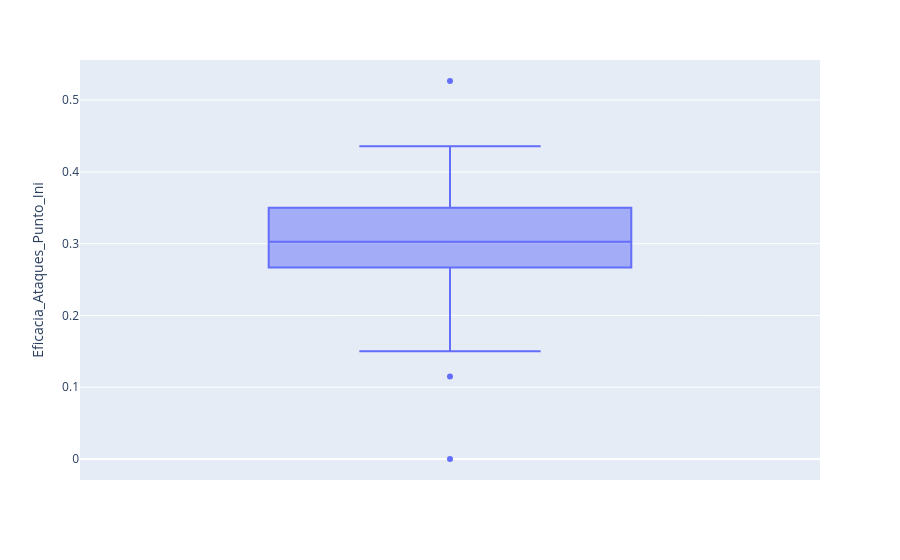

Notebook cell for this chart:
### Code cell
px.box(df_equipos, y = 'Eficacia_Ataques_Punto_Ini')

### Figure 1 — Plotly figure (JSON) as saved in the notebook; plotly's stock layout.template omitted (floating-point values rounded to 4 significant figures)
{"data": [{"alignmentgroup": "True", "hovertemplate": "Eficacia_Ataques_Punto_Ini=%{y}<extra></extra>", "legendgroup": "", "marker": {"color": "#636efa"}, "name": "", "notched": false, "offsetgroup": "", "orientation": "v", "showlegend": false, "type": "box", "x0": " ", "xaxis": "x", "y": [0.37, 0.34, 0.25, 0.335, 0.27, 0.3914, 0.3071, 0.25, 0.22, 0.316, 0.3033, NaN, 0.3017, 0.31, 0.3, 0.31, 0.4357, 0.275, 0.15, 0.3686, 0.4188, 0.1957, NaN, NaN, 0.349, 0.3825, 0.41, 0.2886, 0.333, 0.245, 0.3778, 0.2343, 0.5267, 0.2917, NaN, 0.39, 0.2971, 0.334, 0.0, 0.4343, 0.328, 0.29, 0.34, 0.2929, NaN, 0.35, 0.312, 0.234, 0.36, 0.285, 0.23, 0.236, 0.3211, 0.335, 0.4, 0.42, 0.2787, 0.4, 0.2637, 0.41, 0.3738, 0.2714, 0.3033, 0.3457, 0.414, 0.2775, 0.266, 0.25, 0.3057, 0.3367, 0.115, NaN, 0.3912, 0.248, 0.32, 0.4, 0.3163, 0.264, 0.2933, 0.2943, 0.2957, 0.2556, 0.246, 0.175, 0.4133, 0.34, 0.2883, 0.3317, 0.2725, 0.235, 0.2667, 0.2, 0.3, 0.291, 0.25, 0.375, 0.3875, 0.36, 0.28, 0.302, NaN, 0.284, 0.282, 0.3362, NaN, 0.1867, NaN, NaN, NaN, NaN, NaN, NaN, NaN, NaN, NaN, NaN, NaN, NaN, NaN], "y0": " ", "yaxis": "y"}], "layout": {"boxmode": "group", "legend": {"tracegroupgap": 0}, "margin": {"t": 60}, "xaxis": {"anchor": "y", "domain": [0, 1]}, "yaxis": {"anchor": "x", "domain": [0, 1], "title": {"text": "Eficacia_Ataques_Punto_Ini"}}}}
